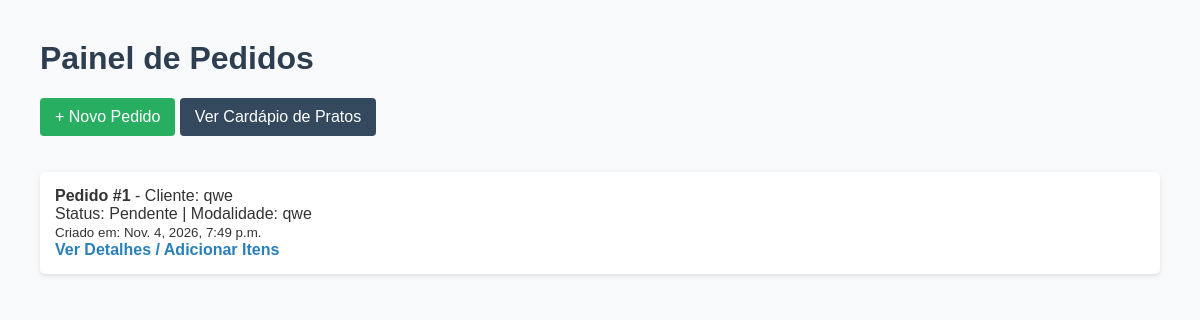
Page /pedidos/ on the earlier database version.
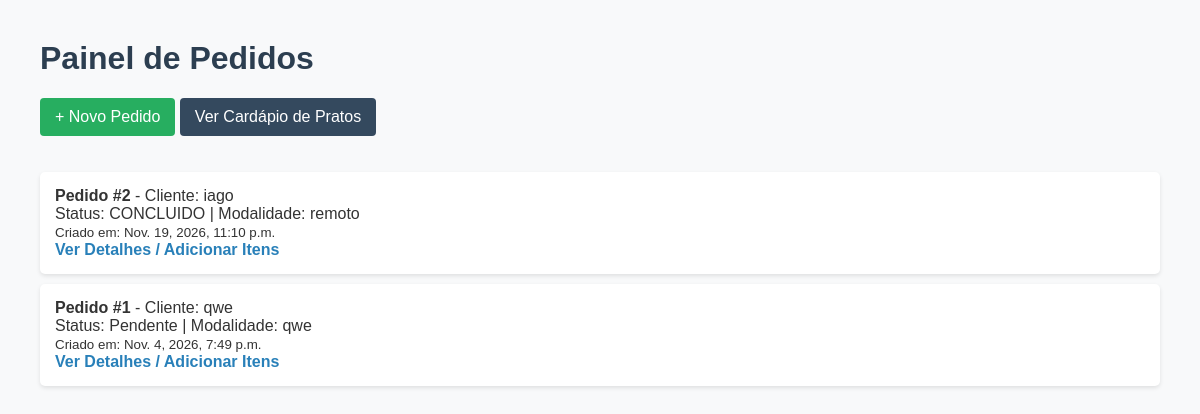
Same page on the later database version.
### cardapio/models.py (models this page shows, shortened)
class Pedido(models.Model):
    cliente_nome = models.CharField(max_length=150)
    atendente_id = models.IntegerField(null=True, blank=True)
    tipo_atendente = models.CharField(max_length=50)
    modalidade_atendimento = models.CharField(max_length=50)
    mesa = models.ForeignKey(
        Mesa, on_delete=models.SET_NULL, null=True, blank=True, related_name="pedidos"
    )
    eh_agendado = models.BooleanField(default=False)
    data_hora_criacao = models.DateTimeField(auto_now_add=True)
    data_hora_inicio_atendimento = models.DateTimeField(null=True, blank=True)
    data_hora_agendada = models.DateTimeField(null=True, blank=True)
    status = models.CharField(max_length=50, default="Pendente")

### cardapio/views.py (the view)
# urls.py: path('pedidos/', views.lista_pedidos, name='lista_pedidos'),
def lista_pedidos(request):
    pedidos = Pedido.objects.select_related("mesa", "mesa__regiao").order_by("-data_hora_criacao")
    return render(request, "pedidos/lista_pedidos.html", {"pedidos": pedidos})

### cardapio/templates/pedidos/lista_pedidos.html (shortened to what this page needs)
<!DOCTYPE html>
<html lang="pt-br">
<head>
</head>
<body>
    <h1>Painel de Pedidos</h1>
    <a href="{% url 'criar_pedido' %}" class="btn">+ Novo Pedido</a>
    <a href="{% url 'lista_pratos' %}" class="btn" style="background: #34495e;">Ver Cardápio de Pratos</a>
    <ul>
        {% for pedido in pedidos %}
            <li>
                <strong>Pedido #{{ pedido.id }}</strong> - Cliente: {{ pedido.cliente_nome }}<br>
                Status: {{ pedido.status }} | Modalidade: {{ pedido.modalidade_atendimento }}<br>
                <small>Criado em: {{ pedido.data_hora_criacao }}</small><br>
                <a href="{% url 'detalhe_pedido' pedido.pk %}" class="detalhe">Ver Detalhes / Adicionar Itens</a>
            </li>
        {% empty %}
            <li>Nenhum pedido registrado até o momento.</li>
        {% endfor %}
    </ul>
</body>
</html>

Differences in the rows shown:
added Pedido: id "2", cliente_nome "iago", status "CONCLUIDO", modalidade_atendimento "remoto", data_hora_criacao "Nov. 19, 2026, 11:10 p.m."
